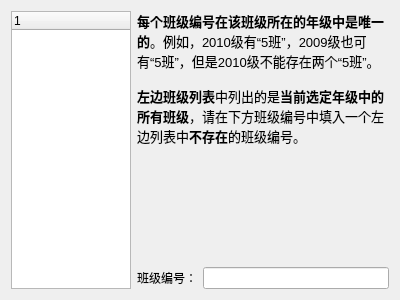
<?xml version="1.0" encoding="UTF-8"?>
<ui version="4.0">
 <class>InputClassInfoWizardPage</class>
 <widget class="QWizardPage" name="InputClassInfoWizardPage">
  <property name="geometry">
   <rect>
    <x>0</x>
    <y>0</y>
    <width>400</width>
    <height>300</height>
   </rect>
  </property>
  <property name="windowTitle">
   <string>WizardPage</string>
  </property>
  <layout class="QHBoxLayout" name="horizontalLayout_2">
   <item>
    <widget class="QTreeWidget" name="classTreeWidget">
     <property name="minimumSize">
      <size>
       <width>120</width>
       <height>0</height>
      </size>
     </property>
     <property name="maximumSize">
      <size>
       <width>120</width>
       <height>16777215</height>
      </size>
     </property>
     <property name="editTriggers">
      <set>QAbstractItemView::NoEditTriggers</set>
     </property>
     <property name="alternatingRowColors">
      <bool>true</bool>
     </property>
     <property name="rootIsDecorated">
      <bool>false</bool>
     </property>
     <property name="uniformRowHeights">
      <bool>true</bool>
     </property>
     <property name="itemsExpandable">
      <bool>false</bool>
     </property>
     <property name="expandsOnDoubleClick">
      <bool>false</bool>
     </property>
     <column>
      <property name="text">
       <string notr="true">1</string>
      </property>
     </column>
    </widget>
   </item>
   <item>
    <layout class="QVBoxLayout" name="verticalLayout">
     <item>
      <widget class="QLabel" name="introLabel">
       <property name="text">
        <string>&lt;!DOCTYPE HTML PUBLIC &quot;-//W3C//DTD HTML 4.0//EN&quot; &quot;http://www.w3.org/TR/REC-html40/strict.dtd&quot;&gt;
&lt;html&gt;&lt;head&gt;&lt;meta name=&quot;qrichtext&quot; content=&quot;1&quot; /&gt;&lt;style type=&quot;text/css&quot;&gt;
p, li { white-space: pre-wrap; }
&lt;/style&gt;&lt;/head&gt;&lt;body style=&quot; font-family:'SimSun'; font-size:9pt; font-weight:400; font-style:normal;&quot;&gt;
&lt;p style=&quot; margin-top:0px; margin-bottom:0px; margin-left:0px; margin-right:0px; -qt-block-indent:0; text-indent:0px;&quot;&gt;&lt;span style=&quot; font-size:10pt; font-weight:600;&quot;&gt;每个班级编号在该班级所在的年级中是唯一的&lt;/span&gt;&lt;span style=&quot; font-size:10pt;&quot;&gt;。例如，2010级有“5班”，2009级也可有“5班”，但是2010级不能存在两个“5班”。&lt;/span&gt;&lt;/p&gt;
&lt;p style=&quot;-qt-paragraph-type:empty; margin-top:0px; margin-bottom:0px; margin-left:0px; margin-right:0px; -qt-block-indent:0; text-indent:0px; font-size:10pt;&quot;&gt;&lt;/p&gt;
&lt;p style=&quot; margin-top:0px; margin-bottom:0px; margin-left:0px; margin-right:0px; -qt-block-indent:0; text-indent:0px;&quot;&gt;&lt;span style=&quot; font-size:10pt; font-weight:600;&quot;&gt;左边班级列表&lt;/span&gt;&lt;span style=&quot; font-size:10pt;&quot;&gt;中列出的是&lt;/span&gt;&lt;span style=&quot; font-size:10pt; font-weight:600;&quot;&gt;当前选定年级中的所有班级&lt;/span&gt;&lt;span style=&quot; font-size:10pt;&quot;&gt;，请在下方班级编号中填入一个左边列表中&lt;/span&gt;&lt;span style=&quot; font-size:10pt; font-weight:600;&quot;&gt;不存在&lt;/span&gt;&lt;span style=&quot; font-size:10pt;&quot;&gt;的班级编号。&lt;/span&gt;&lt;/p&gt;&lt;/body&gt;&lt;/html&gt;</string>
       </property>
       <property name="wordWrap">
        <bool>true</bool>
       </property>
      </widget>
     </item>
     <item>
      <spacer name="verticalSpacer">
       <property name="orientation">
        <enum>Qt::Vertical</enum>
       </property>
       <property name="sizeHint" stdset="0">
        <size>
         <width>20</width>
         <height>40</height>
        </size>
       </property>
      </spacer>
     </item>
     <item>
      <layout class="QHBoxLayout" name="horizontalLayout">
       <property name="sizeConstraint">
        <enum>QLayout::SetDefaultConstraint</enum>
       </property>
       <item>
        <widget class="QLabel" name="classLabel">
         <property name="text">
          <string>班级编号：</string>
         </property>
        </widget>
       </item>
       <item>
        <widget class="QLineEdit" name="classLineEdit">
         <property name="alignment">
          <set>Qt::AlignCenter</set>
         </property>
        </widget>
       </item>
      </layout>
     </item>
    </layout>
   </item>
  </layout>
 </widget>
 <resources/>
 <connections/>
</ui>
